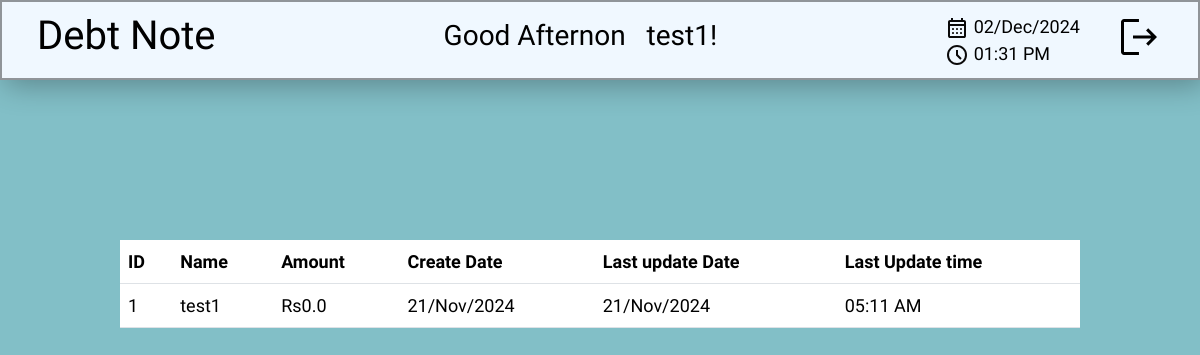
/ (signed in), run on an earlier commit of the app's database.
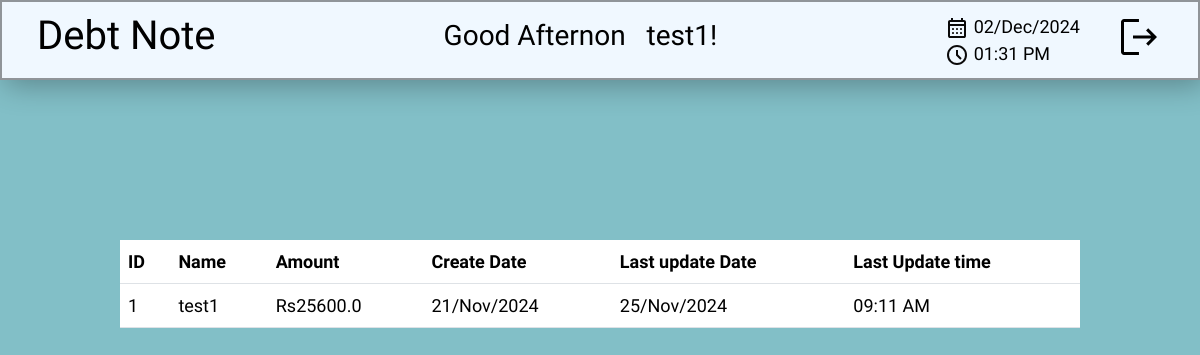
And on a later commit of the database.
### DebtNote.py (models this page shows)
class User(db.Model):
    id = db.Column(db.Integer,primary_key=True)
    user = db.Column(db.String(50), unique = True, nullable = False)
    password = db.Column(db.CHAR(100), unique = True, nullable = False)
    user_level = db.Column(db.Integer, nullable = False)
    debt = db.Column(db.Float, nullable = False)
    created_at = db.Column(db.DateTime)
    updated_at = db.Column(db.DateTime)

### DebtNote.py (the view)
@app.route('/')
def index():
    if 'user' not in session or session['user'] is None:
        return redirect(url_for("login"))
    if session["user_level"] == 1:
        return redirect(url_for('admin'))
    if session["user_level"] == 0:
        dtime = datetime.now(pytz.utc).astimezone(tzone)
        datas = User.query.filter_by(user = session["user"]).all()
        return render_template("user.html",datas=datas,dtime=dtime)

### templates/user.html (shortened to what this page needs)
{%extends "base.html" %}
{% block head %}
    <link rel="stylesheet" href="{{ url_for('static',filename ='user-style.css') }}">
{% endblock %}
{% block content %}
{% for data in datas%}
    <div class="header">
        <div class="logo">
            <h1>Debt Note</h1>
        </div>
        <div class="greetings">
            {% if (dtime.strftime('%H')|int == 0) %}
                <h3>In the Midnight realy &nbsp; {{data.user}}!</h3>
            {% elif(dtime.strftime('%H')|int>18) %}
                <h3>Good Evening &nbsp; {{data.user}}!</h3>
            {% elif(dtime.strftime('%H')|int>12) %}
                <h3>Good Afternon &nbsp; {{data.user}}!</h3>
            {% elif(dtime.strftime('%H')|int > 0) %}
                <h3>Good Morning &nbsp; {{data.user}}!</h3>
            {% else %}
                <h3>Welcome &nbsp; {{data.user}}!</h3>
            {% endif %}
        </div>
        <div class="datetime-logout">
            <div class="date-time">
                <div class="date">
                    <span>{{dtime.strftime('%d/%b/%Y')}}</span>
                </div>
                <div class="time">
                    <span>{{dtime.strftime('%I:%M %p')}}</span>
                </div>
            </div>
            <div class="logout">
                <a href="{{ url_for('logout') }}">
                    <svg xmlns="http://www.w3.org/2000/svg" height="48px" viewBox="0 -960 960 960" width="48px" fill="#000"><path d="M180-120q-24 0-42-18t-18-42v-600q0-24 18-42t42-18h299v60H180v600h299v60H180Zm486-185-43-43 102-102H360v-60h363L621-612l43-43 176 176-174 174Z"/></svg>
                </a>
            </div>
        </div>
    </div>
    <div class="content">
        <table class="table">
            <tr>
                <th>ID</th>
                <th>Name</th>
                <th>Amount</th>
                <th>Create Date</th>
                <th>Last update Date</th>
                <th>Last Update time</th>
            </tr>
            <tr>
                <td>{{data.id-1}}</td>
                <td>{{data.user}}</td>
                <td>Rs{{data.debt}}</td>
                <td>{{data.created_at.strftime('%d/%b/%Y')}}</td>
                <td>{{data.updated_at.strftime('%d/%b/%Y')}}</td>
                <td>{{data.updated_at.strftime('%I:%m %p')}}</td>
            </tr>
        </table>
    </div>
{% endfor %}
{% endblock %}

What changed in the data, as far as the page shows it:
changed User "test1": debt "0.0" → "25600.0"; updated_at "21/Nov/2024" → "25/Nov/2024"; updated_at "05:11 AM" → "09:11 AM"
